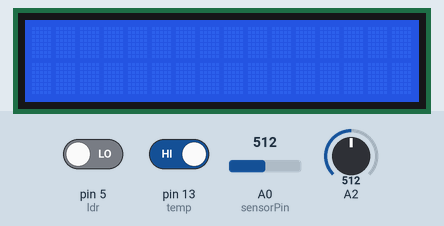
Bench run of a sketch on a simulated Arduino Uno, built with avr-gcc and run on an emulated ATmega328P. On the bench: 16×2 character LCD. The inputs (shaded band) are chosen by the test bench; at power-on: pin 5 (ldr) LOW, A2 = 512, pin 13 (temp) HIGH, A0 (sensorPin) = 512.

Above: at 1.2 s.
1.3 s: pin 5 (ldr) driven HIGH
At 1.7 s:
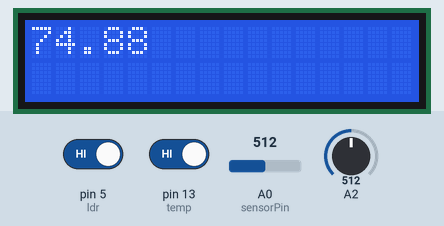
3.3 s: A2 set to 716
At 3.7 s:
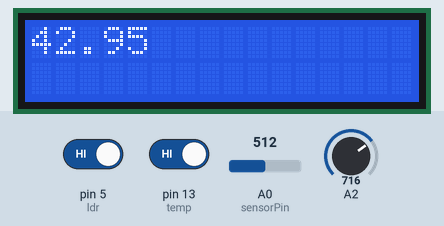
5.3 s: pin 13 (temp) driven LOW
At 6.6 s:
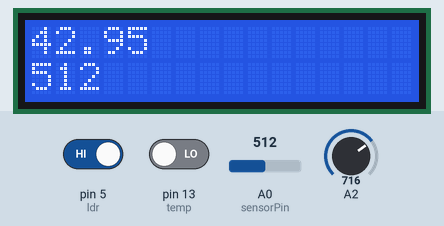
7.3 s: A0 (sensorPin) set to 716
At 8.3 s:
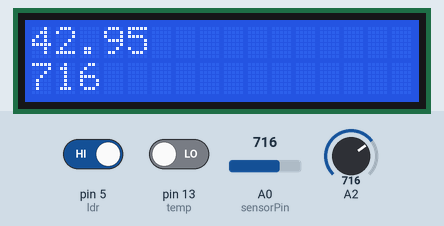
9.3 s: A0 (sensorPin) set to 900
At 10.6 s:
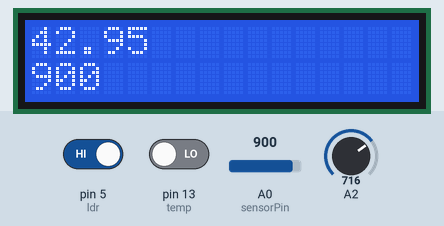
11.3 s: A2 set to 900
At 12.7 s:
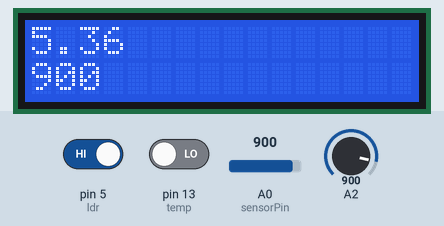
Timing chart, 0 to 14.3 s (numbered marks = the images above; inputs shaded):
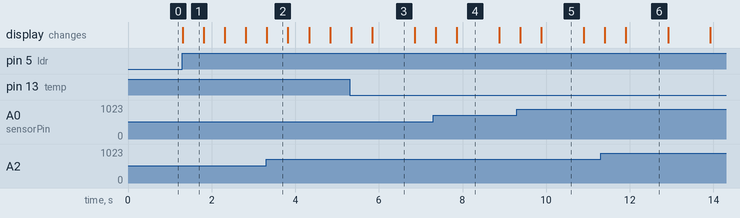

The sketch:

Lesson6.ino
```cpp
int R1=1052; // vastus ennen termistoria
float Bt=3950.0;// B arvo
float Tc=0;// lämpötila celsiuksina
float Tf=0;// lämpötila fahrenheitteina
int i = 0;

#include <LiquidCrystal.h> // käytetään näytön koodia
const int temp = 13; // päivitysnappi
const int ldr = 5; // lämpötilan vaihto
int tempState = 0; // napin tila
int ldrState = 0; // napin tila
int sensorPin = A0; // LDR sensorin pinni
int sensorValue = 0; // sensorin arvo kirjataan tähän

LiquidCrystal lcd(7, 8, 9, 10, 11, 12); // Osoitetaan oikeat pinnit näytölle
void setup() {
  lcd.begin(16, 2); // näytön sarakkeet ja rivit
  pinMode(temp, INPUT);
  pinMode(ldr, INPUT);
}

void loop() {
  tempState = digitalRead(temp); // lue päivitysnapin tila
  sensorValue = analogRead(sensorPin); // lue ldr sensorin arvo

  if (tempState == LOW) { // jos päivitysnappi on painettuna päivitä arvot
    lcd.setCursor(0, 0);
    lcd.print("                "); // tyhjennä rivi ensin ja sen jälkeen kirjoita uudet tiedot
    lcd.setCursor(0, 0);
    updatetemp();
    lcd.setCursor(0, 1);
    lcd.print("                ");
    lcd.setCursor(0, 1);
    lcd.print(sensorValue);
    delay(500);
  }

  ldrState = digitalRead(ldr); // lue lämpötilanapin tila

  if (ldrState == HIGH) { // jos nappi on painettuna
    if (i == 0) { // jos näytössä celciukset niin vaihda fahrenheitiksi ja toisin päin
      i = 1;
    }
    else {
      i = 0;
    }
    lcd.setCursor(0, 0);
    lcd.print("                ");
    lcd.setCursor(0, 0);
    updatetemp();// kirjoita uusi arvo kenttään
    delay(500);
  }
}

void updatetemp() {// funktio joka laskee lämpötilan
  int x=analogRead(A2); // lue arvo pinnistä A2
  float Vout=x*(5/1023.0); // muuta se volteiksi
  float Rt=R1*Vout/(5.0-Vout); // termistorin vastus
  float a1=1/298.15; // 1/T0 jossa T0 on 25 celcius-astetta Kelvineinä
  float b1=1/Bt;
  float c1=log(Rt/1000.0); // 1000 on R0 nollassa asteessa
  float y1=a1+b1*c1; // kaavan tulos
  float T=1/y1;// lämpötila kelvineinä
  Tf=T*9/5-459.67; // lämpötila fahrenheitteina
  Tc=T-273.15; // lämpötila celciuksena
  lcd.setCursor(0, 0);
  if (i < 1) {
    lcd.print(Tc); // tulosta lämpötila celciuksena
  }
  else {
    lcd.print(Tf); // tulosta lämpötila fahrenheitteina
  }
}
```

Measured:
- after the input at 1.3 s, the display: changes at once (image 1)
- after the input at 3.3 s, the display: changes at once (image 2)
- after the input at 5.3 s, the display: first changes at once (image 3 shows a later state)
- after the input at 7.3 s, the display: first changes after 0.06 s (image 4 shows a later state)
- after the input at 9.3 s, the display: first changes after 0.08 s (image 5 shows a later state)
- after the input at 11.3 s, the display: first changes after 0.10 s (image 6 shows a later state)
- what the display in image 1 shows lasts 0.5 s, from 1.3 s to 1.8 s
